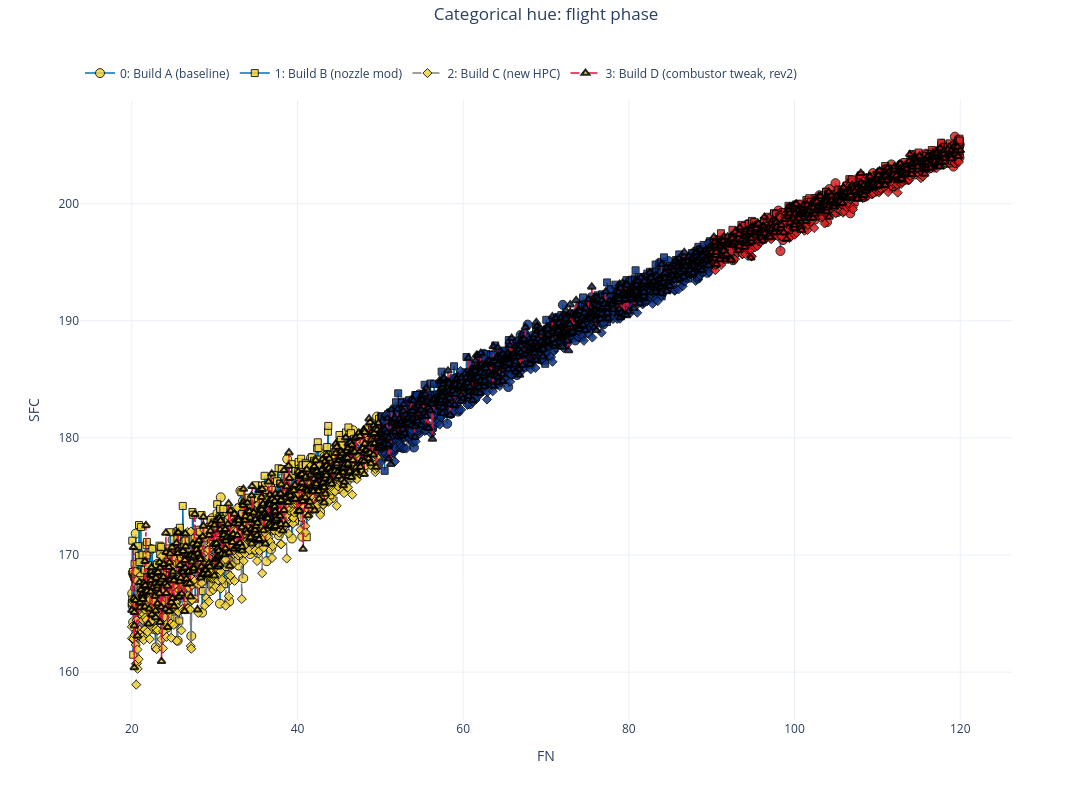

Write notebook code for a chart like this one.
### Code cell
nb.hue('all', 'PHASE')                       # categorical hue
nb.hue_palette([0, 1, 2, 3], 'Portland')     # continuous scale; codes are mapped through it
fig = nb.plot(x='FN', y='SFC', ncols=1, nrows=1,
              suptitle='Categorical hue: flight phase')
assert len(fig.data) == 4
nb.hue('all', '')                            # clear hue
fig

### Figure 1 — Plotly figure (JSON) as saved in the notebook; plotly's stock layout.template omitted (floating-point values rounded to 4 significant figures; data arrays with more than 128 entries replaced by an {"elided": "..."} marker saying what was removed)
{"data": [{"customdata": {"elided": "1500x3 mixed values"}, "hovertemplate": "<b><u>Set: 0</u></b><br><b>Build A (baseline)</b><br>FN: %{x:.2f}<br>SFC: %{y:.2f}<br>EGT: %{customdata[0]:.5g}<br>SFC: %{customdata[1]:.5g}<br>PHASE: %{customdata[2]}<extra></extra>", "legendgroup": "group_0", "line": {"color": "#0072B2", "dash": "solid", "width": 1.5}, "marker": {"color": {"elided": "1500 int values"}, "colorscale": [[0, "rgb(12,51,131)"], [0.25, "rgb(10,136,186)"], [0.5, "rgb(242,211,56)"], [0.75, "rgb(242,143,56)"], [1, "rgb(217,30,30)"]], "line": {"color": "black", "width": 1}, "opacity": 0.85, "showscale": false, "size": 9, "symbol": "circle"}, "mode": "lines+markers", "name": "0: Build A (baseline)", "showlegend": true, "type": "scatter", "x": {"elided": "1500 float values"}, "xaxis": "x", "y": {"elided": "1500 float values"}, "yaxis": "y"}, {"customdata": {"elided": "1500x3 mixed values"}, "hovertemplate": "<b><u>Set: 1</u></b><br><b>Build B (nozzle mod)</b><br>FN: %{x:.2f}<br>SFC: %{y:.2f}<br>EGT: %{customdata[0]:.5g}<br>SFC: %{customdata[1]:.5g}<br>PHASE: %{customdata[2]}<extra></extra>", "legendgroup": "group_1", "line": {"color": "#0072B2", "dash": "solid", "width": 1.5}, "marker": {"color": {"elided": "1500 int values"}, "colorscale": [[0, "rgb(12,51,131)"], [0.25, "rgb(10,136,186)"], [0.5, "rgb(242,211,56)"], [0.75, "rgb(242,143,56)"], [1, "rgb(217,30,30)"]], "line": {"color": "black", "width": 1}, "opacity": 0.85, "showscale": false, "size": 7, "symbol": "square"}, "mode": "lines+markers", "name": "1: Build B (nozzle mod)", "showlegend": true, "type": "scatter", "x": {"elided": "1500 float values"}, "xaxis": "x", "y": {"elided": "1500 float values"}, "yaxis": "y"}, {"customdata": {"elided": "1500x3 mixed values"}, "hovertemplate": "<b><u>Set: 2</u></b><br><b>Build C (new HPC)</b><br>FN: %{x:.2f}<br>SFC: %{y:.2f}<br>EGT: %{customdata[0]:.5g}<br>SFC: %{customdata[1]:.5g}<br>PHASE: %{customdata[2]}<extra></extra>", "legendgroup": "group_2", "line": {"color": "#7f7f7f", "dash": "dash", "width": 1.5}, "marker": {"color": {"elided": "1500 int values"}, "colorscale": [[0, "rgb(12,51,131)"], [0.25, "rgb(10,136,186)"], [0.5, "rgb(242,211,56)"], [0.75, "rgb(242,143,56)"], [1, "rgb(217,30,30)"]], "line": {"color": "black", "width": 1}, "opacity": 0.85, "showscale": false, "size": 7, "symbol": "diamond"}, "mode": "lines+markers", "name": "2: Build C (new HPC)", "showlegend": true, "type": "scatter", "x": {"elided": "1500 float values"}, "xaxis": "x", "y": {"elided": "1500 float values"}, "yaxis": "y"}, {"customdata": {"elided": "1500x3 mixed values"}, "hovertemplate": "<b><u>Set: 3</u></b><br><b>Build D (combustor tweak, rev2)</b><br>FN: %{x:.2f}<br>SFC: %{y:.2f}<br>EGT: %{customdata[0]:.5g}<br>SFC: %{customdata[1]:.5g}<br>PHASE: %{customdata[2]}<extra></extra>", "legendgroup": "group_3", "line": {"color": "crimson", "dash": "dashdot", "width": 1.5}, "marker": {"color": {"elided": "1500 int values"}, "colorscale": [[0, "rgb(12,51,131)"], [0.25, "rgb(10,136,186)"], [0.5, "rgb(242,211,56)"], [0.75, "rgb(242,143,56)"], [1, "rgb(217,30,30)"]], "line": {"color": "black", "width": 2}, "opacity": 0.85, "showscale": false, "size": 7, "symbol": "triangle-up"}, "mode": "lines+markers", "name": "3: Build D (combustor tweak, rev2)", "showlegend": true, "type": "scatter", "x": {"elided": "1500 float values"}, "xaxis": "x", "y": {"elided": "1500 float values"}, "yaxis": "y"}], "layout": {"height": 800, "legend": {"orientation": "h", "x": 0, "xanchor": "left", "y": 1.02, "yanchor": "bottom"}, "margin": {"r": 80, "t": 100}, "showlegend": true, "title": {"text": "Categorical hue: flight phase", "x": 0.5, "xanchor": "center", "y": 0.99, "yanchor": "top", "yref": "container"}, "width": 1200, "xaxis": {"anchor": "y", "domain": [0, 1], "title": {"standoff": 15, "text": "FN"}}, "yaxis": {"anchor": "x", "domain": [0, 1], "title": {"standoff": 15, "text": "SFC"}}}}
